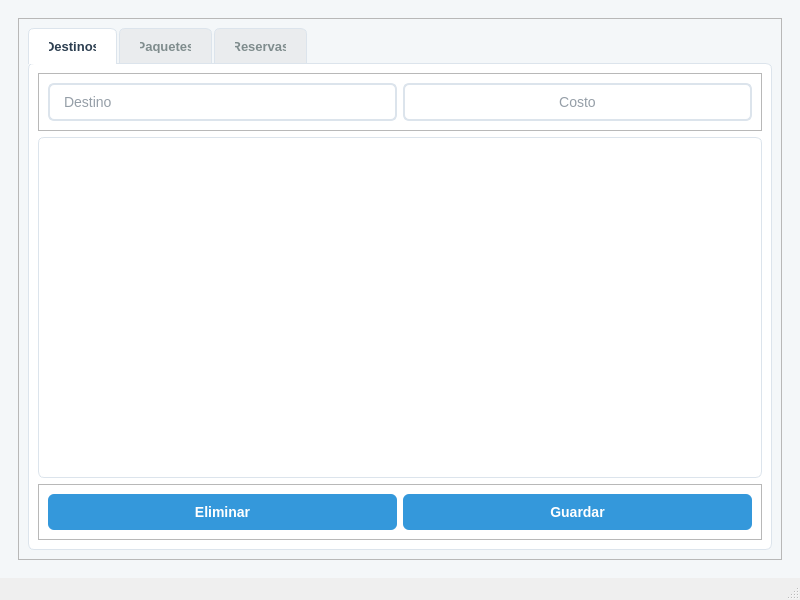
<?xml version="1.0" encoding="UTF-8"?>
<ui version="4.0">
 <class>MainWindow</class>
 <widget class="QMainWindow" name="MainWindow">
  <property name="geometry">
   <rect>
    <x>0</x>
    <y>0</y>
    <width>800</width>
    <height>600</height>
   </rect>
  </property>
  <property name="windowTitle">
   <string>MainWindow</string>
  </property>
  <widget class="QWidget" name="centralwidget">
   <property name="styleSheet">
    <string notr="true">/* ========================================================
   ESTILOS GENERALES (Fondo y Textos)
======================================================== */
QMainWindow, QWidget#centralwidget {
    background-color: #F4F7F9; /* Un gris azulado muy claro y limpio */
    font-family: &quot;Segoe UI&quot;, Arial, sans-serif;
    color: #333333;
}

QLabel {
    font-size: 14px;
    font-weight: bold;
    color: #2C3E50;
}

/* Título principal del Login */
QLabel#lbl_titulo_login {
    font-size: 24px;
    color: #0056b3;
    font-weight: bold;
}

/* Mensaje de error en rojo */
QLabel#lbl_mensaje {
    color: #E74C3C;
    font-weight: normal;
    font-size: 12px;
}

/* ========================================================
   QSTACKEDWIDGET (Contenedor principal)
======================================================== */
QStackedWidget {
    background-color: transparent;
    border: none;
}

/* ========================================================
   CAJAS DE TEXTO (QLineEdit - Login y Formularios)
======================================================== */
QLineEdit {
    background-color: #FFFFFF;
    border: 2px solid #DCE4EC;
    border-radius: 6px;
    padding: 8px 12px;
    font-size: 14px;
    color: #2C3E50;
}

/* Efecto al hacer clic en la caja de texto */
QLineEdit:focus {
    border: 2px solid #3498DB; /* Borde azul cuando escribes */
    background-color: #FDFEFE;
}

/* ========================================================
   BOTONES (QPushButton)
======================================================== */
QPushButton {
    background-color: #3498DB; /* Azul corporativo */
    color: white;
    border: none;
    border-radius: 6px;
    padding: 10px 15px;
    font-size: 14px;
    font-weight: bold;
}

/* Efecto al pasar el mouse */
QPushButton:hover {
    background-color: #2980B9;
}

/* Efecto al hacer clic */
QPushButton:pressed {
    background-color: #1F618D;
}

/* Botón secundario o de Cancelar/Eliminar (puedes asignarle una clase o nombre específico luego si quieres) */
QPushButton#btn_eliminar {
    background-color: #E74C3C;
}
QPushButton#btn_eliminar:hover {
    background-color: #C0392B;
}

/* ========================================================
   PESTAÑAS DEL DASHBOARD (QTabWidget)
======================================================== */
QTabWidget::pane {
    border: 1px solid #DCE4EC;
    background-color: #FFFFFF;
    border-radius: 6px;
    margin-top: -1px; /* Oculta la línea debajo de las pestañas */
}

QTabBar::tab {
    background-color: #EAECEE;
    color: #7F8C8D;
    border: 1px solid #DCE4EC;
    border-bottom-color: #DCE4EC; /* Igual que el panel */
    border-top-left-radius: 6px;
    border-top-right-radius: 6px;
    padding: 10px 20px;
    margin-right: 2px;
    font-size: 13px;
    font-weight: bold;
}

/* Efecto al pasar el mouse por las pestañas */
QTabBar::tab:hover {
    background-color: #D6DBDF;
}

/* Pestaña activa (La que estás viendo) */
QTabBar::tab:selected {
    background-color: #FFFFFF;
    color: #2C3E50;
    border-bottom-color: #FFFFFF; /* Se fusiona visualmente con el panel */
}

/* ========================================================
   TABLAS (QTableWidget - Para mostrar los destinos/reservas)
======================================================== */
QTableWidget {
    background-color: #FFFFFF;
    border: 1px solid #DCE4EC;
    border-radius: 6px;
    gridline-color: #ECF0F1;
    font-size: 13px;
    color: #34495E;
}

QHeaderView::section {
    background-color: #34495E;
    color: white;
    padding: 6px;
    border: 1px solid #2C3E50;
    font-weight: bold;
    font-size: 13px;
}

QTableWidget::item:selected {
    background-color: #3498DB;
    color: white;
}</string>
   </property>
   <layout class="QHBoxLayout" name="horizontalLayout">
    <item>
     <widget class="QStackedWidget" name="stackedWidget">
      <property name="styleSheet">
       <string notr="true"/>
      </property>
      <property name="currentIndex">
       <number>1</number>
      </property>
      <widget class="QWidget" name="page">
       <layout class="QVBoxLayout" name="verticalLayout_5">
        <item>
         <widget class="QFrame" name="frame">
          <property name="frameShape">
           <enum>QFrame::StyledPanel</enum>
          </property>
          <property name="frameShadow">
           <enum>QFrame::Raised</enum>
          </property>
          <layout class="QVBoxLayout" name="verticalLayout_4" stretch="1,1,1">
           <item>
            <widget class="QFrame" name="frame_2">
             <property name="frameShape">
              <enum>QFrame::StyledPanel</enum>
             </property>
             <property name="frameShadow">
              <enum>QFrame::Raised</enum>
             </property>
             <layout class="QVBoxLayout" name="verticalLayout">
              <item>
               <widget class="QLabel" name="label">
                <property name="sizePolicy">
                 <sizepolicy hsizetype="Preferred" vsizetype="Fixed">
                  <horstretch>0</horstretch>
                  <verstretch>0</verstretch>
                 </sizepolicy>
                </property>
                <property name="text">
                 <string>Iniciar Sesion</string>
                </property>
                <property name="alignment">
                 <set>Qt::AlignCenter</set>
                </property>
               </widget>
              </item>
             </layout>
            </widget>
           </item>
           <item>
            <widget class="QFrame" name="frame_3">
             <property name="frameShape">
              <enum>QFrame::StyledPanel</enum>
             </property>
             <property name="frameShadow">
              <enum>QFrame::Raised</enum>
             </property>
             <layout class="QVBoxLayout" name="verticalLayout_2">
              <item>
               <widget class="QLineEdit" name="txt_usuario">
                <property name="layoutDirection">
                 <enum>Qt::LeftToRight</enum>
                </property>
                <property name="alignment">
                 <set>Qt::AlignCenter</set>
                </property>
                <property name="placeholderText">
                 <string>Usuario</string>
                </property>
               </widget>
              </item>
              <item>
               <widget class="QLineEdit" name="txt_password">
                <property name="sizePolicy">
                 <sizepolicy hsizetype="Preferred" vsizetype="Fixed">
                  <horstretch>0</horstretch>
                  <verstretch>0</verstretch>
                 </sizepolicy>
                </property>
                <property name="echoMode">
                 <enum>QLineEdit::Password</enum>
                </property>
                <property name="alignment">
                 <set>Qt::AlignCenter</set>
                </property>
                <property name="placeholderText">
                 <string>Contrasena</string>
                </property>
               </widget>
              </item>
              <item>
               <widget class="QLabel" name="lbl_mensaje">
                <property name="sizePolicy">
                 <sizepolicy hsizetype="Preferred" vsizetype="Fixed">
                  <horstretch>0</horstretch>
                  <verstretch>0</verstretch>
                 </sizepolicy>
                </property>
                <property name="text">
                 <string/>
                </property>
                <property name="alignment">
                 <set>Qt::AlignCenter</set>
                </property>
               </widget>
              </item>
             </layout>
            </widget>
           </item>
           <item>
            <widget class="QFrame" name="frame_4">
             <property name="frameShape">
              <enum>QFrame::StyledPanel</enum>
             </property>
             <property name="frameShadow">
              <enum>QFrame::Raised</enum>
             </property>
             <layout class="QVBoxLayout" name="verticalLayout_3">
              <item>
               <widget class="QPushButton" name="btn_login">
                <property name="text">
                 <string>Iniciar</string>
                </property>
               </widget>
              </item>
             </layout>
            </widget>
           </item>
          </layout>
         </widget>
        </item>
       </layout>
      </widget>
      <widget class="QWidget" name="page_2">
       <layout class="QHBoxLayout" name="horizontalLayout_2">
        <item>
         <widget class="QFrame" name="frame_5">
          <property name="frameShape">
           <enum>QFrame::StyledPanel</enum>
          </property>
          <property name="frameShadow">
           <enum>QFrame::Raised</enum>
          </property>
          <layout class="QVBoxLayout" name="verticalLayout_6">
           <item>
            <widget class="QTabWidget" name="tabWidget">
             <property name="currentIndex">
              <number>0</number>
             </property>
             <widget class="QWidget" name="tabla_destino">
              <attribute name="title">
               <string>Destinos</string>
              </attribute>
              <layout class="QVBoxLayout" name="verticalLayout_7">
               <item>
                <widget class="QFrame" name="frame_6">
                 <property name="frameShape">
                  <enum>QFrame::StyledPanel</enum>
                 </property>
                 <property name="frameShadow">
                  <enum>QFrame::Raised</enum>
                 </property>
                 <layout class="QHBoxLayout" name="horizontalLayout_3">
                  <item>
                   <widget class="QLineEdit" name="txt_nombre_destino">
                    <property name="placeholderText">
                     <string>Destino</string>
                    </property>
                   </widget>
                  </item>
                  <item>
                   <widget class="QLineEdit" name="txt_costo_destino">
                    <property name="alignment">
                     <set>Qt::AlignCenter</set>
                    </property>
                    <property name="placeholderText">
                     <string>Costo</string>
                    </property>
                   </widget>
                  </item>
                 </layout>
                </widget>
               </item>
               <item>
                <widget class="QTableWidget" name="tabla_destinos"/>
               </item>
               <item>
                <widget class="QFrame" name="frame_7">
                 <property name="frameShape">
                  <enum>QFrame::StyledPanel</enum>
                 </property>
                 <property name="frameShadow">
                  <enum>QFrame::Raised</enum>
                 </property>
                 <layout class="QHBoxLayout" name="horizontalLayout_4">
                  <item>
                   <widget class="QPushButton" name="btn_eliminar_destino">
                    <property name="text">
                     <string>Eliminar</string>
                    </property>
                   </widget>
                  </item>
                  <item>
                   <widget class="QPushButton" name="btn_agregar_destino">
                    <property name="text">
                     <string>Guardar</string>
                    </property>
                   </widget>
                  </item>
                 </layout>
                </widget>
               </item>
              </layout>
             </widget>
             <widget class="QWidget" name="tab_2">
              <attribute name="title">
               <string>Paquetes</string>
              </attribute>
             </widget>
             <widget class="QWidget" name="tab_3">
              <attribute name="title">
               <string>Reservas</string>
              </attribute>
             </widget>
            </widget>
           </item>
          </layout>
         </widget>
        </item>
       </layout>
      </widget>
     </widget>
    </item>
   </layout>
  </widget>
  <widget class="QStatusBar" name="statusbar"/>
 </widget>
 <resources/>
 <connections/>
</ui>
